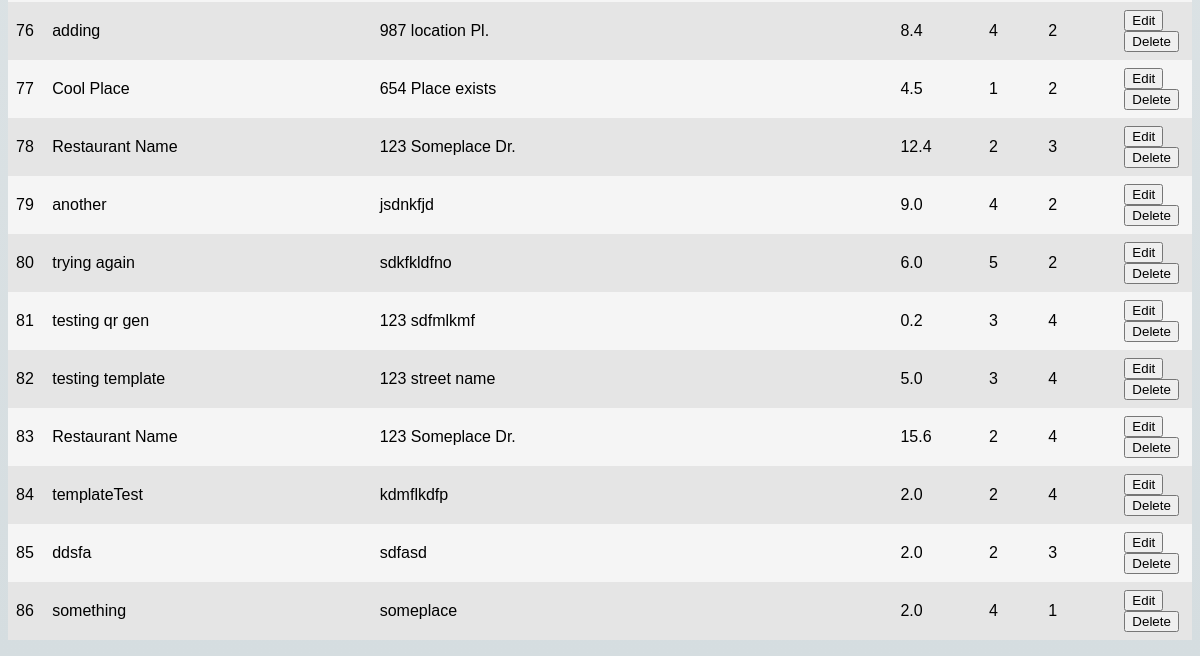
The page /database (lower part) on the database as committed earlier.
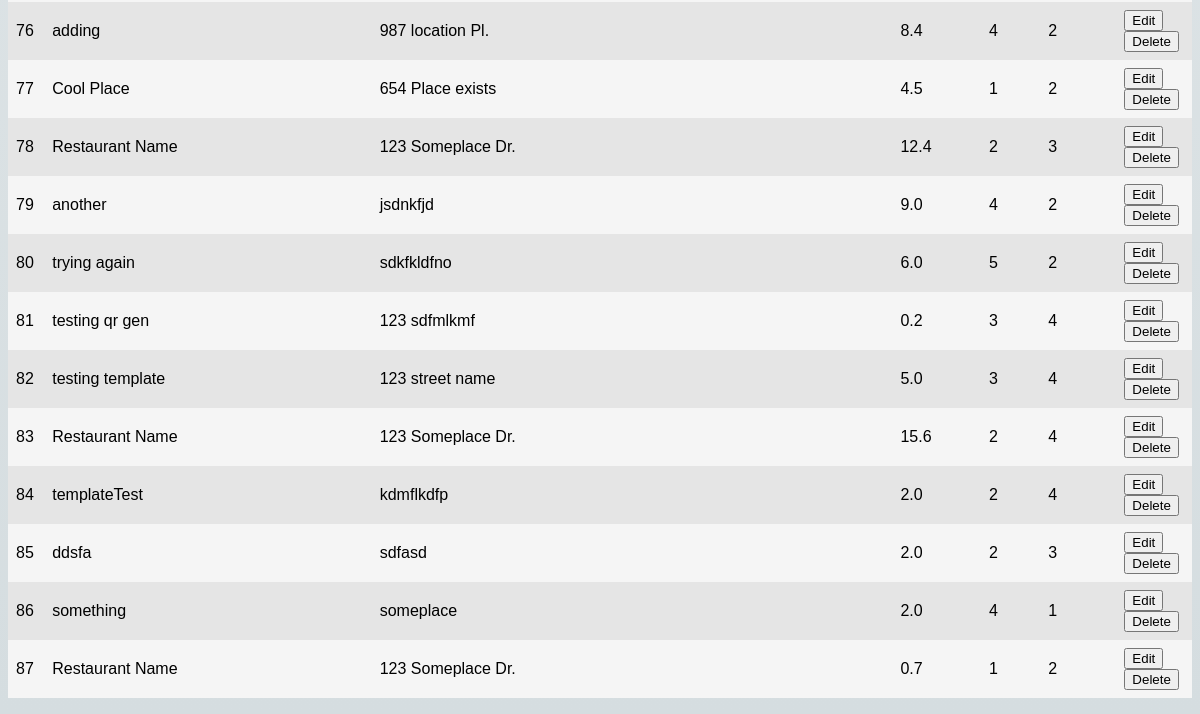
The same page on the database as committed later.
### tables this page shows
CREATE TABLE LakelandEatsList (
        id INTEGER PRIMARY KEY AUTOINCREMENT,
        Name TEXT,
        Location TEXT,
        Distance REAL,
        Price INTEGER,
        Review INTEGER
    );

### database.py (the view)
@app.route('/database')
def database():
    conn = sql.connect('SSEData.db')
    conn.row_factory = sql.Row
    print("Opened database successfully in the restrictions route")
    cur = conn.cursor()
    sqlQ = ("""SELECT * FROM LakelandEatsList;""")
    print(sqlQ)
    headings = ("ID", "Name", "Location", "Distance", "Price", "Review")
    username = "user"
    cur.execute(sqlQ)
    data = cur.fetchall()
    return render_template('database.html', username=username, headings=headings, data=data)

### templates/database.html (shortened to what this page needs)
<!DOCTYPE html>
<html>
<head>
    <link rel="stylesheet" href="/static/styles.css"/>
<body>
    <table class="table">
        {% for row in data %}
        <tr class="table-row">
            {% for cell in row %}
                <td class="table-cell">{{ cell }}</td>
            {% endfor %}
            <td class="table-cell">
                <form action="/edit-restaurant" method="POST">
                    <input type="submit" value="Edit" class="btn-btn-edit">
                </form>
                <form action = "/delete-restaurant" method="POST">
                    <input type="submit" value="Delete" class="btn-btn-danger">
                </form>
            </tr>
        {% endfor %}
    </table>
</body>
</html>

Rows that differ between the two databases and show on the page:
added LakelandEatsList: row "87" "1" "2", Name "Restaurant Name", Location "123 Someplace Dr.", Distance "0.7"
